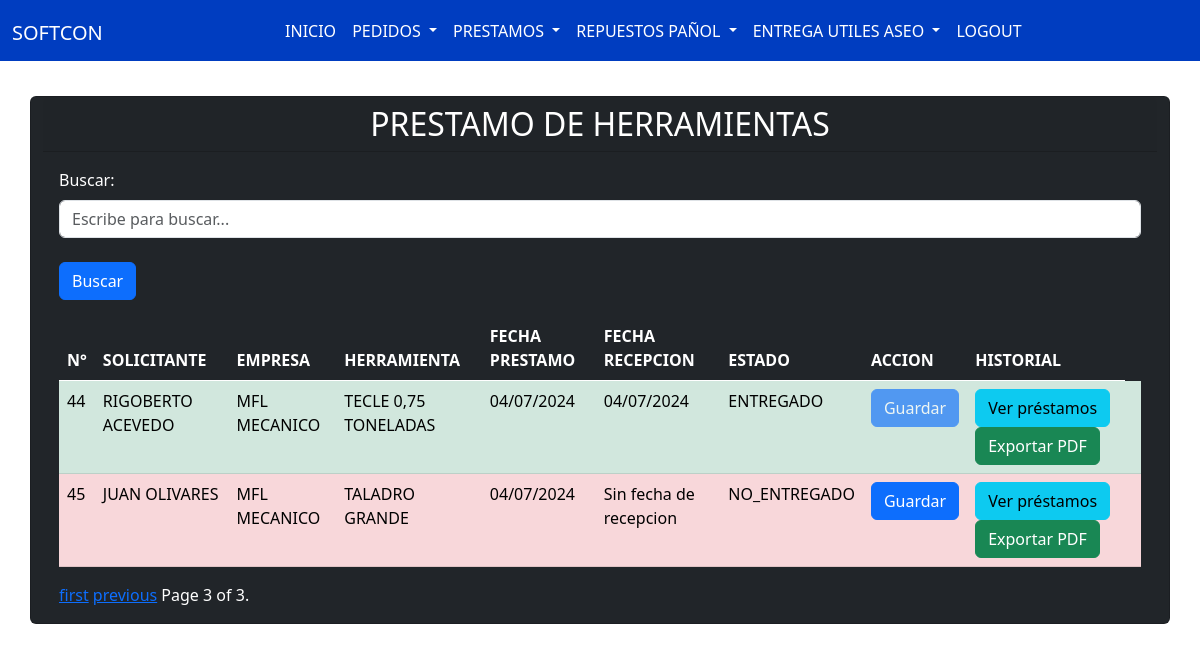
Page /lista_prestamo/?page=3&buscar= on the earlier database version.
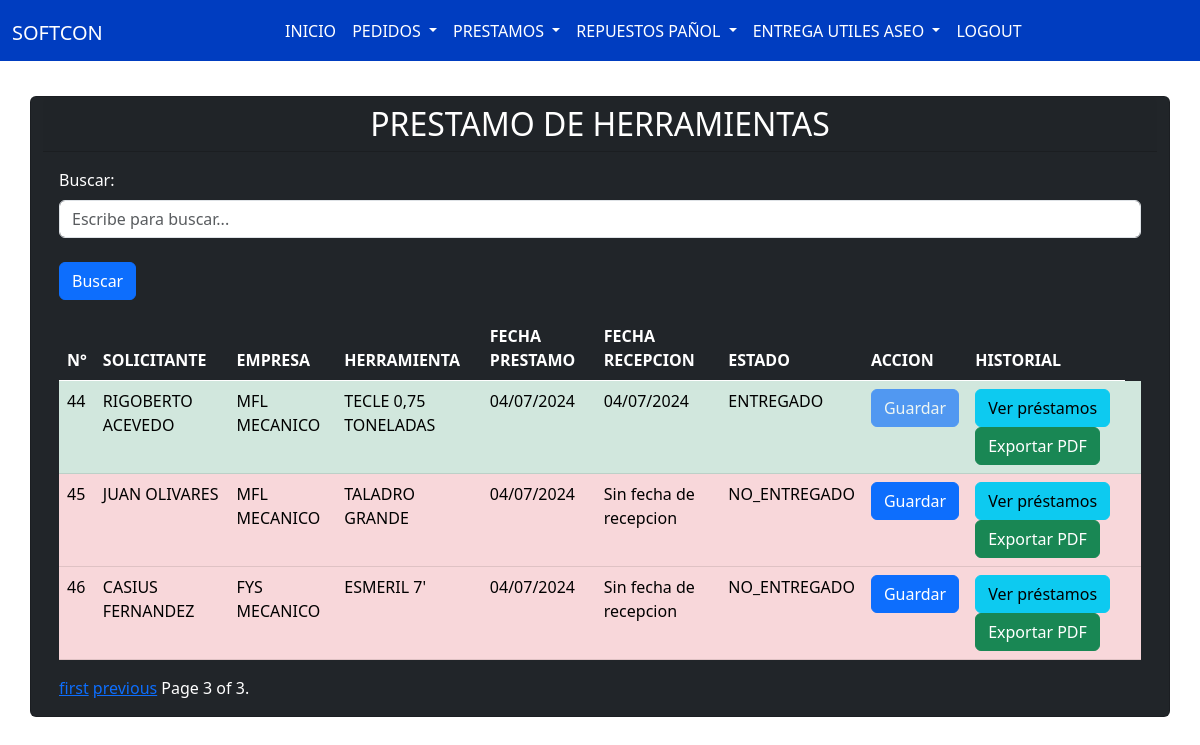
Same page on the later database version.
### app/models.py (models this page shows)
class Prestamo(models.Model):
    STATUS_CHOICES = [
        ('ENTREGADO', 'Entregado'),
        ('NO_ENTREGADO', 'No Entregado'),
    ]
    nombre_solicitante = models.ForeignKey(Obrero, related_name="prestamo", on_delete=models.CASCADE, verbose_name="Obrero")
    empresa = models.ForeignKey(Empresa, related_name="prestamo", on_delete=models.CASCADE, verbose_name="empresa")
    herramienta = models.ForeignKey(Herramienta, related_name="prestamo", on_delete=models.CASCADE, verbose_name="Herramienta")
    status = models.CharField(max_length=20, choices=STATUS_CHOICES, default='NO_ENTREGADO')
    fecha_creacion = models.DateField(auto_now_add=True)
    fecha_recepcion = models.DateField(null=True, blank=True)

class Obrero(models.Model):
    nombre = models.CharField(max_length=100)
    def __str__(self):
        return self.nombre

class Empresa(models.Model):
    nombre = models.CharField(max_length=100)
    def __str__(self):
        return self.nombre

class Herramienta(models.Model):
    nombre = models.CharField(max_length=100)
    def __str__(self):
        return self.nombre

### app/views.py (the view, shortened to what this page needs)
# urls.py: path('lista_prestamo/', lista_prestamo, name='lista_prestamo'),
def lista_prestamo(request):
    search_term = request.GET.get('buscar', '')
    prestamos_list = Prestamo.objects.all()
    for prestamo in prestamos_list:
        if prestamo.fecha_recepcion:
            prestamo.fecha_recepcion_formatted = prestamo.fecha_recepcion.strftime("%d/%m/%Y %H:%M")
        else:
            prestamo.fecha_recepcion_formatted = None
        if prestamo.fecha_creacion:
            prestamo.fecha_creacion_formatted = prestamo.fecha_creacion.strftime("%d/%m/%Y %H:%M")
        else:
            prestamo.fecha_creacion_formatted = None
    paginator = Paginator(prestamos_list, 4)
    page = request.GET.get('page')
    try:
        prestamos = paginator.page(page)
    except PageNotAnInteger:
        prestamos = paginator.page(1)
    except EmptyPage:
        prestamos = paginator.page(paginator.num_pages)
    return render(request, 'app/lista_prestamo.html', {'prestamos': prestamos, 'search_term': search_term})

### app/templates/app/lista_Prestamo.html (shortened to what this page needs)
{% extends 'app/base.html' %}
{% block content %}
<link rel="stylesheet" href="https://cdnjs.cloudflare.com/ajax/libs/twitter-bootstrap/5.3.0/css/bootstrap.min.css">
<br><br><br><br>
<div class="container">
  <div class="row justify-content-center">
    <div class="card bg-dark text-white">
      <h2 class="card-header text-center">PRESTAMO DE HERRAMIENTAS</h2>
      <div class="card-body">
        <div class="mb-3">
          <form method="GET" action="{% url 'lista_prestamo' %}">
            <label for="buscar" class="form-label">Buscar:</label>
            <input type="text" class="form-control" id="buscar" name="buscar" placeholder="Escribe para buscar..."
              value="{{ search_term }}">
            <br>
            <button type="submit" class="btn btn-primary">Buscar</button>
          </form>
        </div>
        <table class="table table-dark" style="width:100%">
          <thead>
            <tr>
              <th>N°</th>
              <th>SOLICITANTE</th>
              <th>EMPRESA</th>
              <th>HERRAMIENTA</th>
              <th>FECHA PRESTAMO</th>
              <th>FECHA RECEPCION</th>
              <th>ESTADO</th>
              <th>ACCION</th>
              <th>HISTORIAL</th>
            </tr>
          </thead>
          <tbody>
            {% for prestamo in prestamos %}
            <tr
              class="{% cycle 'even' 'odd' %} {% if prestamo.status == 'ENTREGADO' %}table-success custom-success{% else %}table-danger custom-danger{% endif %}">
              <td>{{ prestamo.id }}</td>
              <td>{{ prestamo.nombre_solicitante }}</td>
              <td>{{ prestamo.empresa }}</td>
              <td>{{ prestamo.herramienta }}</td>
              <td>
                {% if prestamo.fecha_creacion %}
                {{ prestamo.fecha_creacion|date:"d/m/Y" }}
                {% else %}
                Sin fecha de creación
                {% endif %}
              </td>
              <td>
                {% if prestamo.fecha_recepcion %}
                {{ prestamo.fecha_recepcion|date:"d/m/Y" }}
                {% else %}
                Sin fecha de recepcion
                {% endif %}
              </td>
              <td>{{ prestamo.status }}</td>
              <td>
                <form method="POST" action="{% url 'editar_prestamo' prestamo.id %}">
                  <button type="submit" {% if prestamo.status == 'ENTREGADO' %}disabled{% endif %}
                    class="btn btn-primary">
                    Guardar
                  </button>
                </form>
              </td>
              <td>
                {% if prestamo.nombre_solicitante %}
                <a href="{% url 'lista_prestamos_obrero' prestamo.nombre_solicitante.id %}" class="btn btn-info">Ver
                  préstamos</a>
                {% else %}
                <span class="btn btn-warning disabled">Ver préstamos</span>
                {% endif %}
                <a href="{% url 'generar_pdf_prestamos' %}?buscar={{ search_term }}" class="btn btn-success">Exportar PDF</a>
              </td>
              <td>
              </td>
            </tr>
            {% endfor %}
          </tbody>
        </table>
        <div class="pagination">
          <span class="step-links">
              {% if prestamos.has_previous %}
                  <a href="?page=1&buscar={{ search_term }}">first</a>
                  <a href="?page={{ prestamos.previous_page_number }}&buscar={{ search_term }}">previous</a>
              {% endif %}
              <span class="current">
                  Page {{ prestamos.number }} of {{ prestamos.paginator.num_pages }}.
              </span>
          </span>
      </div>
      </div>
    </div>
  </div>
</div>
<link rel="stylesheet" href="https://cdnjs.cloudflare.com/ajax/libs/font-awesome/5.15.1/css/all.min.css">
{% endblock %}

### app/templates/app/base.html (shortened to what this page needs)
<!DOCTYPE html>
<html lang="en">
<head>
    <link href="https://cdn.jsdelivr.net/npm/bootstrap@5.0.2/dist/css/bootstrap.min.css" rel="stylesheet"
>
    <link rel="stylesheet" type="text/css"
        href="https://cdn.datatables.net/v/bs5/jq-3.6.0/jszip-2.5.0/dt-1.12.1/b-2.2.3/b-html5-2.2.3/b-print-2.2.3/datatables.min.css" />
    <link rel="stylesheet" type="text/css" href="https://cdn.datatables.net/1.11.5/css/jquery.dataTables.css">
    <link rel="stylesheet" type="text/css"
        href="https://cdn.datatables.net/buttons/2.0.1/css/buttons.dataTables.min.css">
    <link href="https://cdn.jsdelivr.net/npm/select2@4.1.0-rc.0/dist/css/select2.min.css" rel="stylesheet" />
</head>
<body>
    {% load static %}
    <nav class="navbar navbar-expand-lg navbar-light bg-custom fixed-top ">
        <div class="container-fluid mx-auto">
            <a class="navbar-brand" href="#">SOFTCON</a>
            <div class="collapse navbar-collapse justify-content-end" id="navbarNavDropdown">
                <ul class="navbar-nav mx-auto">
                    <li class="nav-item">
                        <a class="nav-link active" aria-current="page" href="{% url 'home' %}">INICIO</a>
                    </li>
                    <li class="nav-item dropdown">
                        <a class="nav-link dropdown-toggle" href="#" id="navbarDropdownMenuLink" role="button"
                            data-bs-toggle="dropdown" aria-expanded="false">
                            PEDIDOS
                        </a>
                    </li>
                    <li class="nav-item dropdown">
                        <a class="nav-link dropdown-toggle" href="#" id="navbarDropdownMenuLink" role="button"
                            data-bs-toggle="dropdown" aria-expanded="false">
                            PRESTAMOS
                        </a>
                    </li>
                    <li class="nav-item dropdown">
                        <a class="nav-link dropdown-toggle" href="#" id="navbarDropdownMenuLink" role="button"
                            data-bs-toggle="dropdown" aria-expanded="false">
                            REPUESTOS PAÑOL
                        </a>
                    </li>
                    <li class="nav-item dropdown">
                        <a class="nav-link dropdown-toggle" href="#" id="navbarDropdownMenuLink" role="button"
                            data-bs-toggle="dropdown" aria-expanded="false">
                            ENTREGA UTILES ASEO
                        </a>
                    </li>
                    <li class="nav-item">
                        <form method="post" action="{% url 'logout' %}">
                            <button type="submit" class="nav-link btn btn-link">LOGOUT</button>
                        </form>
                    </li>
                </ul>
            </div>
        </div>
    </nav>
    {% block content %}
    {% endblock %}
</body>
</html>

### app/templates/app/base.html (style rules this page uses)
.bg-custom { background-color: #003DC0 !important; }
.bg-custom .navbar-nav .nav-link { color: #FFFFFF; }
.bg-custom .navbar-nav .nav-link.active { color: #FFFFFF !important; }
.bg-custom .navbar-brand { color: #FFFFFF !important; margin-top: 5px; }

Differences in the rows shown:
added Prestamo: id "46", nombre_solicitante "CASIUS FERNANDEZ", empresa "FYS MECANICO", herramienta "ESMERIL 7'", fecha_creacion "04/07/2024", shows "Sin fecha de recepcion", status "NO_ENTREGADO", shows "Ver préstamos"
